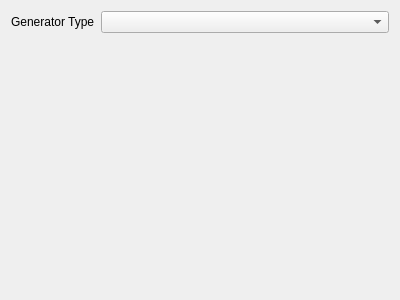
<?xml version="1.0" encoding="UTF-8"?>
<ui version="4.0">
 <class>genPsWidgetSelection</class>
 <widget class="QWidget" name="genPsWidgetSelection">
  <property name="geometry">
   <rect>
    <x>0</x>
    <y>0</y>
    <width>400</width>
    <height>300</height>
   </rect>
  </property>
  <property name="windowTitle">
   <string>Form</string>
  </property>
  <layout class="QVBoxLayout" name="verticalLayout">
   <item>
    <layout class="QHBoxLayout" name="horizontalLayout">
     <item>
      <widget class="QLabel" name="type_lbl">
       <property name="text">
        <string>Generator Type</string>
       </property>
      </widget>
     </item>
     <item>
      <widget class="QComboBox" name="types_cmb">
       <property name="sizePolicy">
        <sizepolicy hsizetype="Preferred" vsizetype="Fixed">
         <horstretch>1</horstretch>
         <verstretch>0</verstretch>
        </sizepolicy>
       </property>
      </widget>
     </item>
    </layout>
   </item>
   <item>
    <widget class="QWidget" name="activeWidget" native="true">
     <property name="sizePolicy">
      <sizepolicy hsizetype="Preferred" vsizetype="Preferred">
       <horstretch>0</horstretch>
       <verstretch>1</verstretch>
      </sizepolicy>
     </property>
    </widget>
   </item>
  </layout>
 </widget>
 <resources/>
 <connections/>
</ui>
